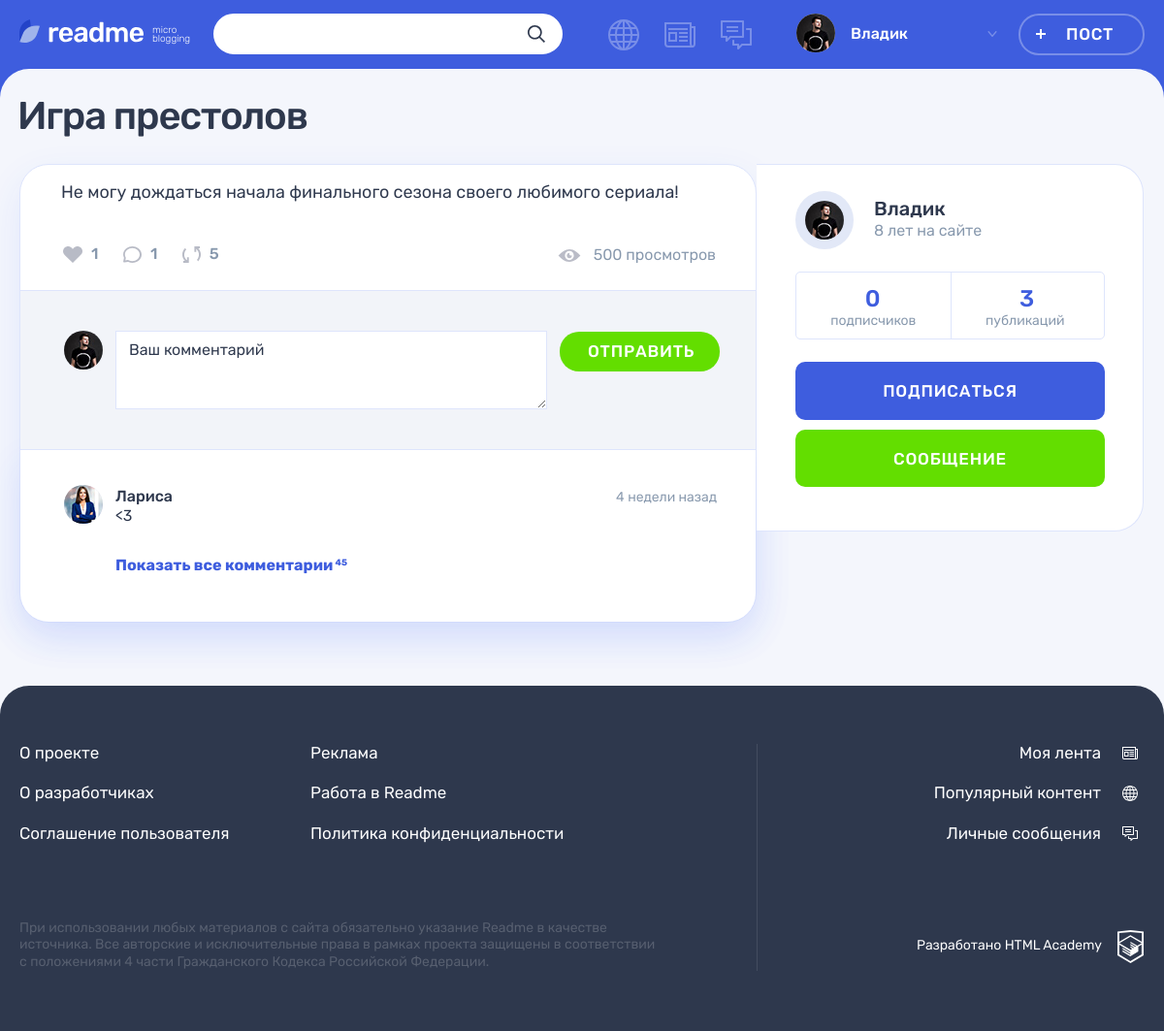
Page /post.php?postId=2 (signed in) on the committed database.
### tables this page shows
CREATE TABLE IF NOT EXISTS `posts` (
  `posts_id` INT NOT NULL AUTO_INCREMENT,
  `post_date` DATETIME NOT NULL,
  `title` TEXT(120) NOT NULL,
  `content` TEXT NOT NULL,
  `quote_author` VARCHAR(225) NULL,
  `img_url` VARCHAR(225) NULL,
  `video_url` VARCHAR(225) NULL,
  `users_site_url` VARCHAR(225) NULL,
  `number_of_views` INT NOT NULL DEFAULT 0,
  `users_id` INT NOT NULL,
  `content_types_id` INT NOT NULL,
  PRIMARY KEY (`posts_id`),
  UNIQUE INDEX `id_UNIQUE` (`posts_id` ASC),
  INDEX `users_to_posts_idx` (`users_id` ASC),
  INDEX `fk_posts_content_types1_idx` (`content_types_id` ASC),
  CONSTRAINT `users_to_posts`
    FOREIGN KEY (`users_id`)
    REFERENCES `users` (`users_id`)
    ON DELETE NO ACTION
    ON UPDATE NO ACTION,
  CONSTRAINT `posts_to_content_types`
    FOREIGN KEY (`content_types_id`)
    REFERENCES `content_types` (`content_types_id`)
    ON DELETE NO ACTION
    ON UPDATE NO ACTION);

CREATE TABLE IF NOT EXISTS `comments` (
  `comments_id` INT NOT NULL AUTO_INCREMENT,
  `data_time_of_origin` DATETIME NOT NULL,
  `text` TEXT NOT NULL,
  `users_id` INT NOT NULL,
  `post_id` INT NOT NULL,
  PRIMARY KEY (`comments_id`),
  UNIQUE INDEX `id_UNIQUE` (`comments_id` ASC),
  INDEX `fk_comment_users1_idx` (`users_id` ASC),
  INDEX `fk_comment_post1_idx` (`post_id` ASC),
  CONSTRAINT `users_to_comments`
    FOREIGN KEY (`users_id`)
    REFERENCES `users` (`users_id`)
    ON DELETE NO ACTION
    ON UPDATE NO ACTION,
  CONSTRAINT `posts_to_comments`
    FOREIGN KEY (`post_id`)
    REFERENCES `posts` (`posts_id`)
    ON DELETE NO ACTION
    ON UPDATE NO ACTION);

CREATE TABLE IF NOT EXISTS `users` (
  `users_id` INT NOT NULL AUTO_INCREMENT,
  `registration_date` DATETIME NOT NULL,
  `email` VARCHAR(225) NOT NULL,
  `name` VARCHAR(225) NOT NULL,
  `password` VARCHAR(225) NOT NULL,
  `avatar` VARCHAR(225) NULL,
  `contact_info` VARCHAR(225) NULL,
  PRIMARY KEY (`users_id`),
  UNIQUE INDEX `idusers_UNIQUE` (`users_id` ASC),
  UNIQUE INDEX `email_UNIQUE` (`email` ASC));

### templates/post.php (the view, shortened to what the rows shown need)
<?php foreach ($cards as $key => $card) ?>
<?php foreach ($user
as $key => $userData) ?>
<main class="page__main page__main--publication">
    <div class="container">
        <h1 class="page__title page__title--publication"><?= $card['title'] ?></h1>
        <section class="post-details">
            <div class="post-details__wrapper">
                <div class="post-details__main-block post post--details">
                    <?php if ($card['type'] === 'quote'): ?>
                        <div class="post-details__image-wrapper post-quote">
                            <div class="post__main">
                                <blockquote>
                                    <p>
                                        <?= $card['content'] ?>
                                    </p>
                                    <cite> <?= $card['quote_author'] ?></cite>
                                </blockquote>
                            </div>
                        </div>
                    <?php elseif ($card['type'] === 'text'): ?>
                        <div class="post-details__image-wrapper post-text">
                            <div class="post__main">
                                <p>
                                    <?= $card['content'] ?>
                                </p>
                            </div>
                        </div>
                    <?php elseif ($card['type'] === 'picture'): ?>
                        <div class="post-details__image-wrapper post-photo__image-wrapper">
                            <img src="<?= $card['content'] ?>" alt="Фото от пользователя" width="760" height="507">
                        </div>
                    <?php endif ?>
                    <div class="comments" id="comments">
                        <div class="comments__list-wrapper">
                            <ul class="comments__list">
                                <?php foreach ($comments as $key => $comment): ?>
                                    <li class="comments__item user">
                                        <div class="comments__avatar">
                                            <a class="user__avatar-link" href="#">
                                                <img class="comments__picture" src="<?= $comment['avatar'] ?>"
                                                     alt="Аватар пользователя">
                                            </a>
                                        </div>
                                        <div class="comments__info">
                                            <div class="comments__name-wrapper">
                                                <a class="comments__user-name"
                                                   href="profile.php?user=<?= $comment['users_id'] ?>&tab=posts">
                                                    <span><?= $comment['name'] ?></span>
                                                </a>
                                                <time class="comments__time"
                                                      datetime="<?= $comment['data_time_of_origin'] ?>"
                                                      title="<?= date('d.m.Y H:i',
                                                          strtotime($comment['data_time_of_origin'])) ?>"><?= showTimeGap($comment['data_time_of_origin']) . ' назад' ?></time>
                                            </div>
                                            <p class="comments__text">
                                                <?= $comment['text'] ?>
                                            </p>
                                        </div>
                                    </li>
                                <?php endforeach ?>
                            </ul>
                        </div>
                    </div>
                </div>
                <div class="post-details__user user">
                    <div class="post-details__user-info user__info">
                        <div class="post-details__avatar user__avatar">
                            <a class="post-details__avatar-link user__avatar-link"
                               href="profile.php?user=<?= $card['users_id'] ?>">
                                <img class="post-details__picture user__picture" src="<?= $card['avatar'] ?>"
                                     alt="Аватар пользователя">
                            </a>
                        </div>
                        <div class="post-details__name-wrapper user__name-wrapper">
                            <a class="post-details__name user__name"
                               href="/profile.php?user=<?= $card['users_id'] ?>&tab=posts">
                                <span><?= $card['name'] ?></span>
                            </a>
                            <time class="post-details__time user__time" datetime="<?= date('Y.m.d.',
                                strtotime($userData['registration_date'])) ?>"><?= showTimeGap($userData['registration_date']) . ' на сайте' ?></time>
                        </div>
                    </div>
                </div>
            </div>
        </section>
    </div>
</main>

### rows in the picture
posts: title "Игра престолов", content "Не могу дождаться начала финального сезона своего любимого сериала!", users.avatar (picture), users.name "Владик"
comments: users.avatar (picture), users.name "Лариса", data_time_of_origin "4 недели", text "<3"
users: registration_date "8 лет"

### other values in the picture
$_SESSION['user-name'] "Владик"
db_count_comments_to_post($con, $postId) "1"
$userDataSubs "0"
$userDataPosts "3"
